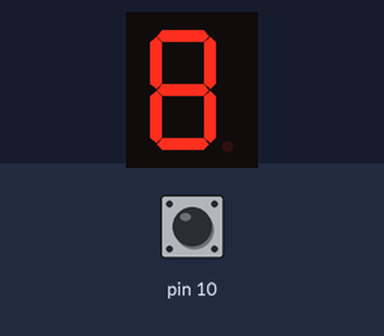
A sketch run on a simulated Arduino Uno, built with avr-gcc and run on an emulated ATmega328P. On the bench: 1-digit seven-segment display. Wiring (inferred from the names in the program): 1-digit 7-segment display, segments lit when HIGH: segments pin 3, pin 4, pin 5, pin 7, pin 6, pin 9, pin 8. The inputs (shaded band) are chosen by the test bench; at power-on: pin 10 HIGH. The segment pins are drawn as the display they are named for.

Above: at 1.2 s.
1.3 s: pin 10 pulled LOW for 3.2 s
At 5.5 s:
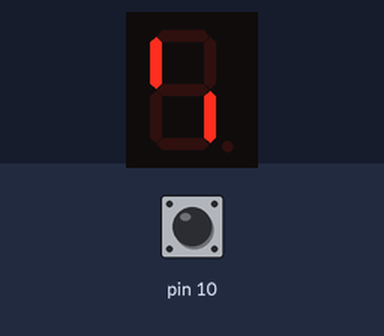
6.0 s: pin 10 pulled LOW for 0.15 s
At 6.8 s:
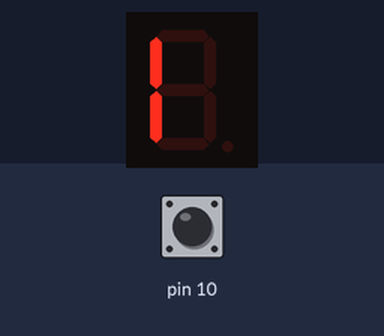
7.8 s: pin 10 pulled LOW for 1 s
At 10.0 s:
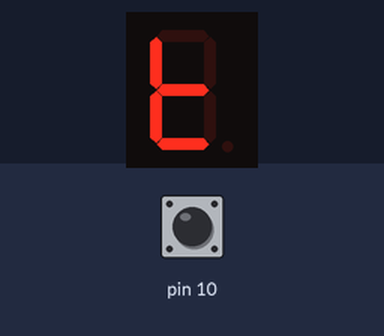
Timing chart, 0 to 11.5 s (numbered marks = the images above; inputs shaded):
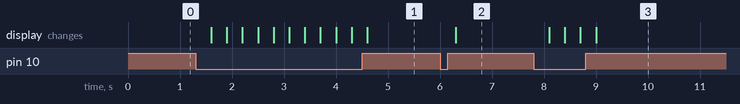

Measured:
- after the input at 1.3 s, the display: first changes after 0.30 s (image 1 shows a later state)
- after the input at 6.0 s, the display: changes after 0.30 s (image 2)
- after the input at 7.8 s, the display: first changes after 0.30 s (image 3 shows a later state)

The sketch:

CONTADOR_VARIABLES.ino
```cpp
const int a = 3;
const int b = 4;
const int c = 5;
const int d = 7;
const int e = 6;
const int f = 9;
const int g = 8;
int CON = 0;

void setup() {
  pinMode(a, OUTPUT);
  pinMode(b, OUTPUT);
  pinMode(c, OUTPUT);
  pinMode(d, OUTPUT);
  pinMode(e, OUTPUT);
  pinMode(f, OUTPUT);
  pinMode(g, OUTPUT);
  pinMode(10, INPUT_PULLUP);
  digitalWrite(a, HIGH);
  digitalWrite(b, HIGH);
  digitalWrite(c, HIGH);
  digitalWrite(d, HIGH);
  digitalWrite(e, HIGH);
  digitalWrite(f, HIGH);
  digitalWrite(g, HIGH);
}


void loop() {

  if (digitalRead(10) == LOW)
  {
    CON = CON + 1;
    delay (300);
  }

  switch (CON)
  {
    case 1:
      digitalWrite(a, HIGH);
      digitalWrite(b, LOW);
      digitalWrite(c, LOW);
      digitalWrite(d, HIGH);
      digitalWrite(e, HIGH);
      digitalWrite(f, HIGH);
      digitalWrite(g, HIGH);
      break;

    case 2:
      digitalWrite(a, LOW);
      digitalWrite(b, LOW);
      digitalWrite(c, HIGH);
      digitalWrite(d, LOW);
      digitalWrite(e, LOW);
      digitalWrite(f, HIGH);
      digitalWrite(g, LOW);
      break;

    case 3:
      digitalWrite(a, LOW);
      digitalWrite(b, LOW);
      digitalWrite(c, LOW);
      digitalWrite(d, LOW);
      digitalWrite(e, HIGH);
      digitalWrite(f, HIGH);
      digitalWrite(g, LOW);
      break;

    case 4:
      digitalWrite(a, HIGH);
      digitalWrite(b, LOW);
      digitalWrite(c, LOW);
      digitalWrite(d, HIGH);
      digitalWrite(e, HIGH);
      digitalWrite(f, LOW);
      digitalWrite(g, LOW);
      break;

    case 5:
      digitalWrite(a, LOW);
      digitalWrite(b, HIGH);
      digitalWrite(c, LOW);
      digitalWrite(d, LOW);
      digitalWrite(e, HIGH);
      digitalWrite(f, LOW);
      digitalWrite(g, LOW);
      break;

    case 6:
      digitalWrite(a, LOW);
      digitalWrite(b, HIGH);
      digitalWrite(c, LOW);
      digitalWrite(d, LOW);
      digitalWrite(e, LOW);
      digitalWrite(f, LOW);
      digitalWrite(g, LOW);
      break;

    case 7:
      digitalWrite(a, LOW);
      digitalWrite(b, LOW);
      digitalWrite(c, LOW);
      digitalWrite(d, HIGH);
      digitalWrite(e, HIGH);
      digitalWrite(f, HIGH);
      digitalWrite(g, HIGH);
      break;

    case 8:
      digitalWrite(a, LOW);
      digitalWrite(b, LOW);
      digitalWrite(c, LOW);
      digitalWrite(d, LOW);
      digitalWrite(e, LOW);
      digitalWrite(f, LOW);
      digitalWrite(g, LOW);
      break;

    case 9:
      digitalWrite(a, LOW);
      digitalWrite(b, LOW);
      digitalWrite(c, LOW);
      digitalWrite(d, LOW);
      digitalWrite(e, HIGH);
      digitalWrite(f, LOW);
      digitalWrite(g, LOW);
      CON = 0;
      break;


  }


}
```
